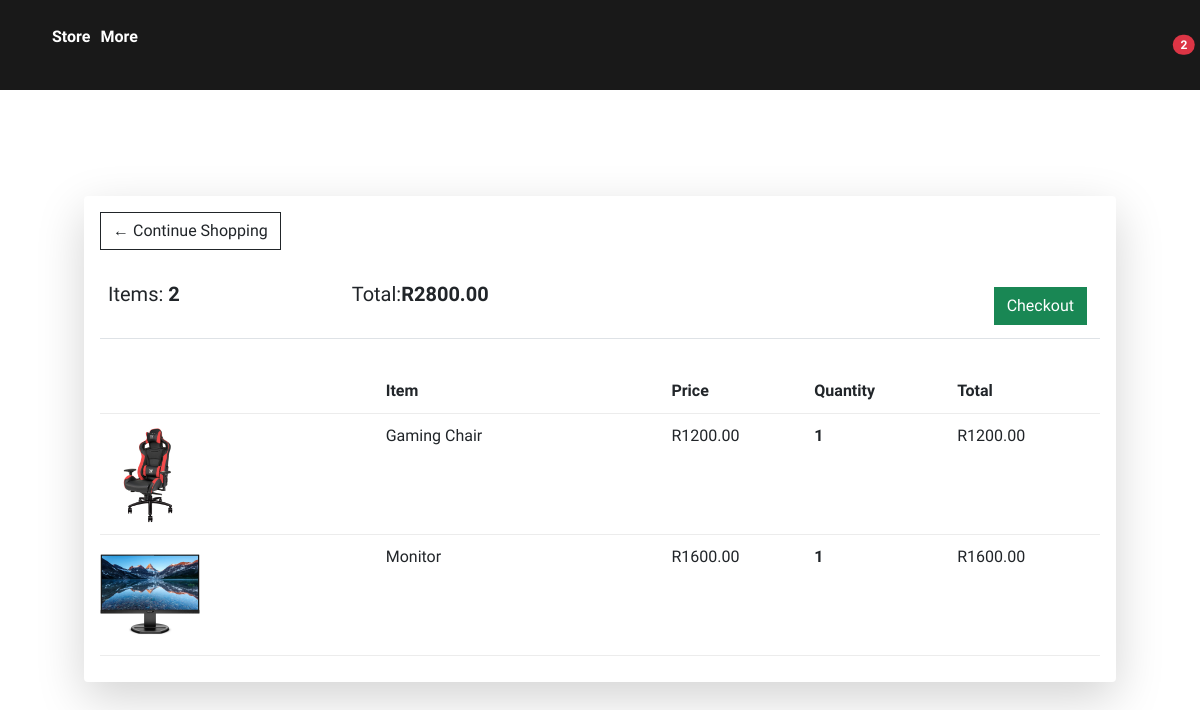
Page /cart/ (signed in) on the committed database.
### base/models.py (models this page shows, shortened)
class Order(models.Model):
    customer = models.ForeignKey(Customer, on_delete=models.SET_NULL, null=True, blank=True)
    date_ordered = models.DateTimeField(auto_now_add=True)
    complete = models.BooleanField(default=False)
    transaction_id = models.CharField(max_length=200,null = True)
    @property
    def get_cart_total(self):#calculate the cart total
        orderitems = self.orderitem_set.all()
        total = sum([item.get_total for item in orderitems])
        return total
    @property
    def get_cart_items(self):#count number of items in the cart
        orderitems = self.orderitem_set.all()
        total = sum([item.quantity for item in orderitems])
        return total

class OrderItem(models.Model):
    product = models.ForeignKey(Product, on_delete=models.SET_NULL, null=True, blank=True)
    order = models.ForeignKey(Order, on_delete=models.SET_NULL, null=True, blank=True)
    quantity = models.IntegerField(default=0, null=True, blank=True)
    date_added = models.DateTimeField(auto_now_add=True)
    @property
    def get_total(self):#total for each item
        total = self.product.price * self.quantity
        return total

class Product(models.Model):
    name = models.CharField(max_length=200)
    price = models.DecimalField(max_digits=8,decimal_places=2)
    image = models.ImageField(blank= True,null = True)
    @property
    def imageUrl(self):  # if theres no image uploade then you wont get an error
        try:
            url = self.image.url
        except:
            url = ''
        return url

### base/views.py (the view)
# urls.py: path("cart/", views.cart, name="cart"),
@login_required(login_url='signin')
def cart(request):  # check if user is lgged in or not
    customer = request.user.customer
    order, created = Order.objects.get_or_create(customer=customer, complete=False)
    items = order.orderitem_set.all()
    cart_items = order.get_cart_items
    context = {"items": items, "order": order, 'cart_items': cart_items}
    return render(request, 'base/cart.html',context)

### base/templates/base/cart.html (shortened to what this page needs)
{% extends 'base/main.html' %}
{% block content %}
{% load static %}
{% block styles %}
<link rel="stylesheet" href="{% static '/css/cart.css' %}">
{% endblock %}
<section>
    <div class="hero">
        <nav>
            <ul class="navlist">
                <li><a href="{% url 'store' %}">Store</a></li>
                <li><a href="#">More</a></li>
            </ul>
            <button type="button" class="btn p-0 position-relative">
                <span class="position-absolute top-0 start-100 translate-middle badge rounded-pill bg-danger">
                    {{cart_items}}
                </span>
            </button>
        </nav>
        <div class="row">
            <div class="col-lg-12 box shadow-lg p-3 mb-5 bg-body rounded">
                <div class="box-element ">
                    <a class="btn btn-outline-dark" href="{% url 'store' %}">&#x2190; Continue Shopping</a>
                    <br>
                    <br>
                    <table class="table">
                        <tr>
                            <th>
                                <h5>Items: <strong>{{order.get_cart_items}}</strong></h5>
                            </th>
                            <th>
                                <h5>Total:<strong>R{{order.get_cart_total}}</strong></h5>
                            </th>
                            <th>
                                <a style="float:right; margin:5px;" class="btn btn-success"
                                    href="{% url 'checkout' %}">Checkout</a>
                            </th>
                        </tr>
                    </table>
                </div>
                <br>
                <div class="box-element">
                    <div class="cart-row">
                        <div style="flex:2"></div>
                        <div style="flex:2"><strong>Item</strong></div>
                        <div style="flex:1"><strong>Price</strong></div>
                        <div style="flex:1"><strong>Quantity</strong></div>
                        <div style="flex:1"><strong>Total</strong></div>
                    </div>
                    {% for item in items %}
                    <div class="cart-row">
                        <div style="flex:2"><img class="row-image" src="{{item.product.imageUrl}}"></div>
                        <div style="flex:2">
                            <p>{{item.product.name}}</p>
                        </div>
                        <div style="flex:1">
                            <p>R{{item.product.price|floatformat:2}}</p>
                        </div>
                        <div style="flex:1">
                            <p class="quantity">{{item.quantity}}</p>
                            <div class="quantity">
                            </div>
                        </div>
                        <div style="flex:1">
                            <p>R{{item.get_total}}</p>
                        </div>
                    </div>
                    {% endfor %}
                </div>
            </div>
        </div>
    </div>
</section>
{% endblock content %}

### static/css/cart.css (style rules this page uses)
* { margin: 0; padding: 0; font-family: 'Sora', sans-serif; }
:root { --primary-color:#191919; --secondary-color:red; --text-color:white; }
.hero { height: 100vh; width: 100%; position: relative; background-color: white; }
.navlist { display: flex; }
nav { background-color: #191919; margin: auto; padding:15px; display: flex; align-items: center; justify-content: space-between; }
nav ul li { display: inline-block; list-style: none; padding: 10px 5px; }
nav ul li a { text-decoration: none; color: var(--text-color); font-weight: bold; text-transform: capitalize; }
.row { padding: 6rem; }
.col-lg-4, .col-lg-6, .col-lg-8, .col-lg-12 { margin-top: 10px; }
.btn { border-radius: 0; }
.row-image { width: 100px; }
.cart-row { display: flex; align-items: flex-stretch; padding-bottom: 10px; margin-bottom: 10px; border-bottom: 1px solid #ececec; }
.quantity { display: inline-block; font-weight: 700; padding-right:10px; }

### rows in the picture
Order: get_cart_items "2", get_cart_total "2800.00"
OrderItem: product.imageUrl (picture), product.name "Gaming Chair", product.price "1200.00", quantity "1", get_total "1200.00"
OrderItem: product.imageUrl (picture), product.name "Monitor", product.price "1600.00", quantity "1", get_total "1600.00"

### other values in the picture
{{ cart_items }} "2"
